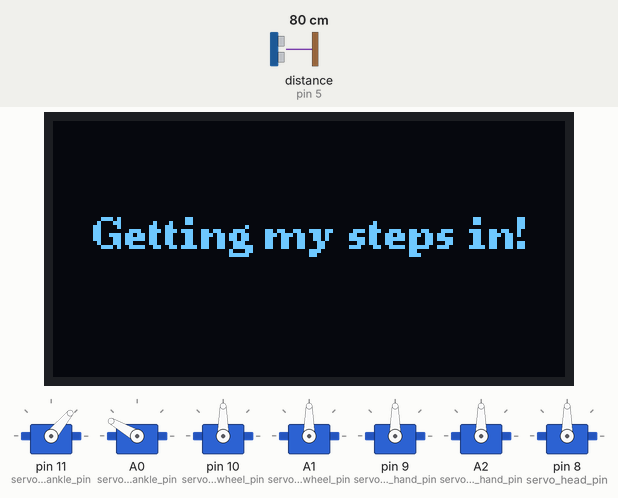
Bench run of a sketch on a simulated Arduino Uno, built with avr-gcc and run on an emulated ATmega328P. Parts: 128×64 one-colour display, 7 × servo. Wiring (inferred from the names in the program): ultrasonic range finder: trigger pin 4; echo pin 5. The inputs (shaded band) are chosen by the test bench; at power-on: distance to the obstacle (sensor on pin 5) 80 cm. The echo pulse lasts 58.3 µs per cm.

Above: at 2.44 s.
3.3 s: distance to the obstacle (sensor on pin 5) set to 17 cm
At 4.22 s:
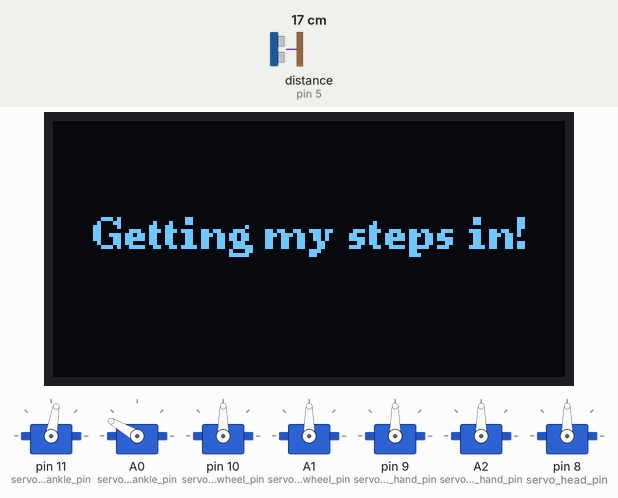
6.5 s: distance to the obstacle (sensor on pin 5) set to 13 cm
At 10.6 s:
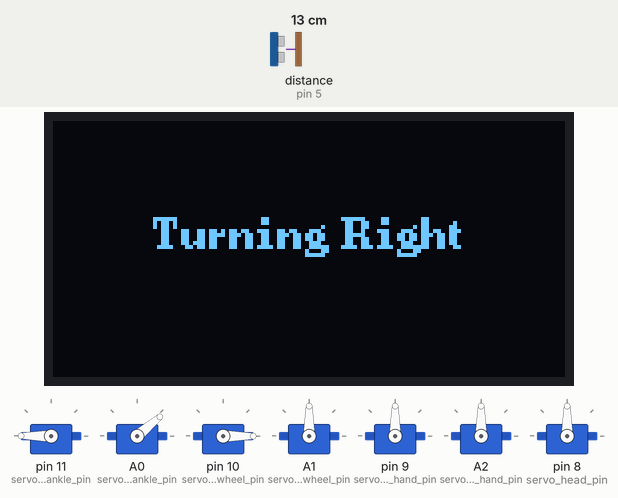
12.4 s: distance to the obstacle (sensor on pin 5) set to 4 cm
14.0 s: distance to the obstacle (sensor on pin 5) set to 2 cm
15.6 s: distance to the obstacle (sensor on pin 5) set to 9 cm
At 17.2 s:
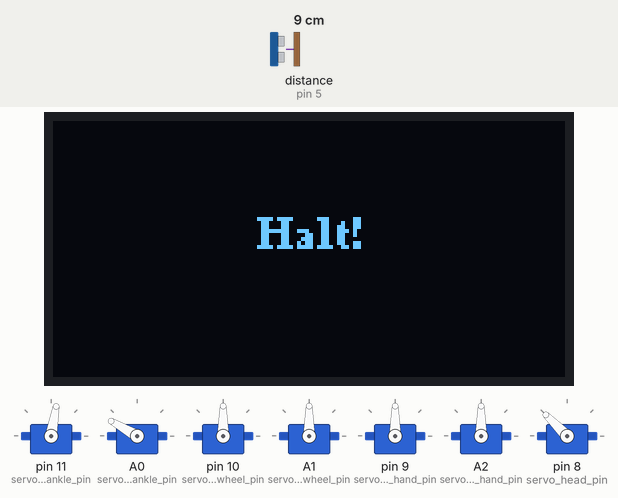
Timing chart, 0 to 18.2 s (numbered marks = the images above; inputs shaded):
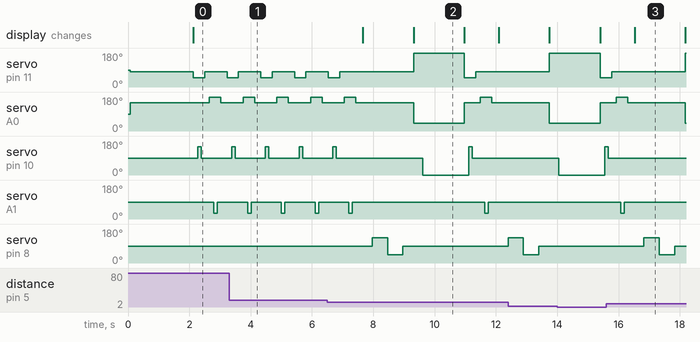

The sketch:

Otto_Walk_n_Roll.ino
```cpp
// Include necessary libraries
#include <Wire.h>
#include <U8g2lib.h>
#include <Servo.h>
#include <Adafruit_GFX.h>
#include <Adafruit_LEDBackpack.h>

// Function prototypes
void NinjaHome();
void displayStatus(const char *message);
int readUltrasonic();
void NinjaRollForward();
void NinjaRollBackward();
void NinjaRollStop();
void NinjaTurnLeft();
void NinjaTurnRight();
int scanLeft();
int scanRight();

// OLED Display Initialization
U8G2_SSD1306_128X64_NONAME_F_HW_I2C u8g2(U8G2_R0, /* clock=*/ SCL, /* data=*/ SDA, /* reset=*/ U8X8_PIN_NONE);

// Create the matrix display object
Adafruit_8x16matrix matrix = Adafruit_8x16matrix();

// Servo Definitions
Servo myservoLeftFoot, myservoRightFoot, myservoLeftLeg, myservoRightLeg;
Servo myservoLeftHand, myservoRightHand, myservoHead;

// Ultrasonic Sensor Pins
#define echoPin 5  // Echo pin of ultrasonic sensor (D5)
#define trigPin 4  // Trig pin of ultrasonic sensor (D4)
long duration;
int distance;

// Walking speed multiplier (adjust to control speed)
float walking_speed = 0.75;  // Set this value between 0.1 (very fast) and 2 (very slow)

// Servo Pin Mappings
const uint8_t servo_right_wheel_pin = A1;  // Right Wheel (Foot) servo on A0
const uint8_t servo_right_ankle_pin = A0;  // Right Ankle servo on A1
const uint8_t servo_right_hand_pin = A2;   // Right Hand servo on A2
const uint8_t servo_head_pin = 8;          // Head servo on pin 8
const uint8_t servo_left_hand_pin = 9;     // Left Hand servo on pin 9
const uint8_t servo_left_wheel_pin = 10;   // Left Wheel (Foot) servo on pin 11
const uint8_t servo_left_ankle_pin = 11;   // Left Ankle servo on pin 10

void setup() {
  // Initialize Serial, OLED, and Ultrasonic Sensor
  Serial.begin(115200);
  u8g2.begin();
  pinMode(trigPin, OUTPUT);
  pinMode(echoPin, INPUT);

  // Initialize servos to home position
  NinjaHome();
  delay(1000);
  // // Start moving forward
  // NinjaRollForward();
}

void loop() {
  NinjaWalk();

  // Read distance from ultrasonic sensor
  distance = readUltrasonic();

  // if (distance >= 15) {
  //   displayStatus("Moving");
  //   NinjaRollForward();  // Keep rolling forward if no obstacle
  // } else
  if (distance < 15 && distance >= 2) {
    displayStatus("Obstacle detected!");
    NinjaRollStop();     // Stop rolling
    delay(300); // to stablise
    // Scan left and right to decide the direction
    int distanceLeft = scanLeft();
    int distanceRight = scanRight();

    // Compare distances and turn in the best direction
    if (distanceLeft > distanceRight) {
      delay(300); // to stablise
      NinjaTurnLeft();
      delay(300); // to stablise
    } else {
      delay(300); // to stablise
      NinjaTurnRight();
      delay(300); // to stablise
    }

  }
}

// Function to initialize all servos to their home positions
void NinjaHome() {
  displayStatus("Hi, I'm Otto!");

  // Attach all servos
  myservoLeftLeg.attach(servo_left_ankle_pin);
  myservoRightLeg.attach(servo_right_ankle_pin);
  myservoLeftFoot.attach(servo_left_wheel_pin);
  myservoRightFoot.attach(servo_right_wheel_pin);
  myservoLeftHand.attach(servo_left_hand_pin);
  myservoRightHand.attach(servo_right_hand_pin);
  myservoHead.attach(servo_head_pin);

  // Set initial positions
  myservoLeftLeg.write(80);
  myservoRightLeg.write(150);

  myservoLeftFoot.write(90);
  myservoRightFoot.write(90);

  myservoLeftHand.write(90);
  myservoRightHand.write(90);

  myservoHead.write(90);

  delay(1000); // small pause to stabilise
}

// Function for walking
void NinjaWalk() {
  displayStatus("Getting my steps in!");

  // Step 1: Point Left toe - shift weight on right leg
  myservoLeftLeg.write(50);   // Left leg supports weight
  myservoRightLeg.write(150); // Right leg slightly lifted to step forward
  delay(200 * walking_speed); // Adjusted delay with walking speed multiplier

  // Step 2: Move the left foot forward
  myservoLeftFoot.write(150); // left foot rotates forward
  delay(150 * walking_speed); // Adjusted delay
  myservoLeftFoot.write(90);  // stop rotation
  delay(150 * walking_speed); // Adjusted delay

  // Step 3: Normalize left leg, point right toe
  myservoLeftLeg.write(80);    // left leg normalize
  delay(200 * walking_speed); // Adjusted delay

  // Step 4: Point right toe - shift weight on left leg
  myservoRightLeg.write(180);  // point right toe
  myservoLeftLeg.write(80);    // left leg supports weight
  delay(200 * walking_speed); // Adjusted delay

  // Step 5: Move the right foot forward
  myservoRightFoot.write(30); // right foot rotates forward
  delay(150 * walking_speed); // Adjusted delay
  myservoRightFoot.write(90);  // right foot back to neutral
  delay(150 * walking_speed); // Adjusted delay

  // Step 6: Normalize right leg
  myservoRightLeg.write(150);  // Right leg normalize
  delay(200 * walking_speed); // Adjusted delay
}

// Function to roll forward
void NinjaRollForward() {
  displayStatus("Roll forward!");
  myservoLeftLeg.write(180);
  myservoRightLeg.write(40);
  myservoLeftFoot.write(0);
  myservoRightFoot.write(180);
}

// Function to roll backward
void NinjaRollBackward() {
  displayStatus("Fall back!");
  myservoLeftLeg.write(180);
  myservoRightLeg.write(40);
  myservoLeftFoot.write(180);
  myservoRightFoot.write(0);
}

// Function to stop rolling
void NinjaRollStop() {
  displayStatus("Halt!");
  myservoLeftLeg.write(80);
  myservoRightLeg.write(150);
  myservoLeftFoot.write(90);
  myservoRightFoot.write(90);
}

// Function to turn left
void NinjaTurnLeft() {
  displayStatus("Turning Left");
  myservoLeftLeg.write(180);
  myservoRightLeg.write(40);
  delay(300); // to stablise
  myservoLeftFoot.write(90);  // Stop left foot
  myservoRightFoot.write(180); // Move right foot backwards
  delay(1000); // Adjust the time as per the turn
}

// Function to turn right
void NinjaTurnRight() {
  displayStatus("Turning Right");
  myservoLeftLeg.write(180);
  myservoRightLeg.write(40);
  delay(300); // to stablise
  myservoRightFoot.write(90);  // Stop right foot
  myservoLeftFoot.write(0);    // Move left foot backwards
  delay(1000); // Adjust the time as per the turn
}

// Function to scan left
int scanLeft() {
  myservoHead.write(135);  // Rotate head to left
  delay(500);
  int distanceLeft = readUltrasonic();  // Read distance on the left
  myservoHead.write(90);  // Return head to the center
  return distanceLeft;
}

// Function to scan right
int scanRight() {
  myservoHead.write(45);  // Rotate head to right
  delay(500);
  int distanceRight = readUltrasonic();  // Read distance on the right
  myservoHead.write(90);  // Return head to the center
  return distanceRight;
}

// Read distance using ultrasonic sensor
int readUltrasonic() {
  digitalWrite(trigPin, LOW);
  delayMicroseconds(2);
  digitalWrite(trigPin, HIGH);
  delayMicroseconds(10);
  digitalWrite(trigPin, LOW);
  duration = pulseIn(echoPin, HIGH);
  return duration * 0.034 / 2;
}

// Function to display text on OLED
void displayStatus(const char *message) {
  u8g2.clearBuffer();
  u8g2.setFont(u8g2_font_ncenB08_tr);
  int x_pos = (128 - u8g2.getStrWidth(message)) / 2;
  u8g2.drawStr(x_pos, 32, message);
  u8g2.sendBuffer();
}
```

Measured:
- the behaviour switches between 16 and 15 cm on distance to the obstacle (sensor on pin 5) (found by bisection; images 1 and 2)
- after the input at 6.5 s, servo on A1 (servo_right_wheel_pin): 90° → 30° after 5.1 s, → 90° 0.11 s later; servo on pin 8 (servo_head_pin): 90° → 135° after 1.5 s, → 45° 0.50 s later, → 90° 0.50 s later, → 135° 3.4 s later; the display: first changes after 1.2 s (image 2 shows a later state)
- after the input at 15.6 s, servo on pin 10 (servo_left_wheel_pin): goes on until 15.7 s, then stays 90°; servo on A1 (servo_right_wheel_pin): goes on until 16.2 s, then stays 90°; servo on pin 8 (servo_head_pin): 90° → 135° after 1.2 s, → 45° 0.50 s later, → 90° 0.50 s later; the display: changes after 0.93 s (image 3)
- by itself, servo on A1 (servo_right_wheel_pin): alternates 90° for 0.99 s and 30° for 0.11 s
- what the display in image 2 shows lasts 1.7 s, from 9.3 s to 11.0 s
